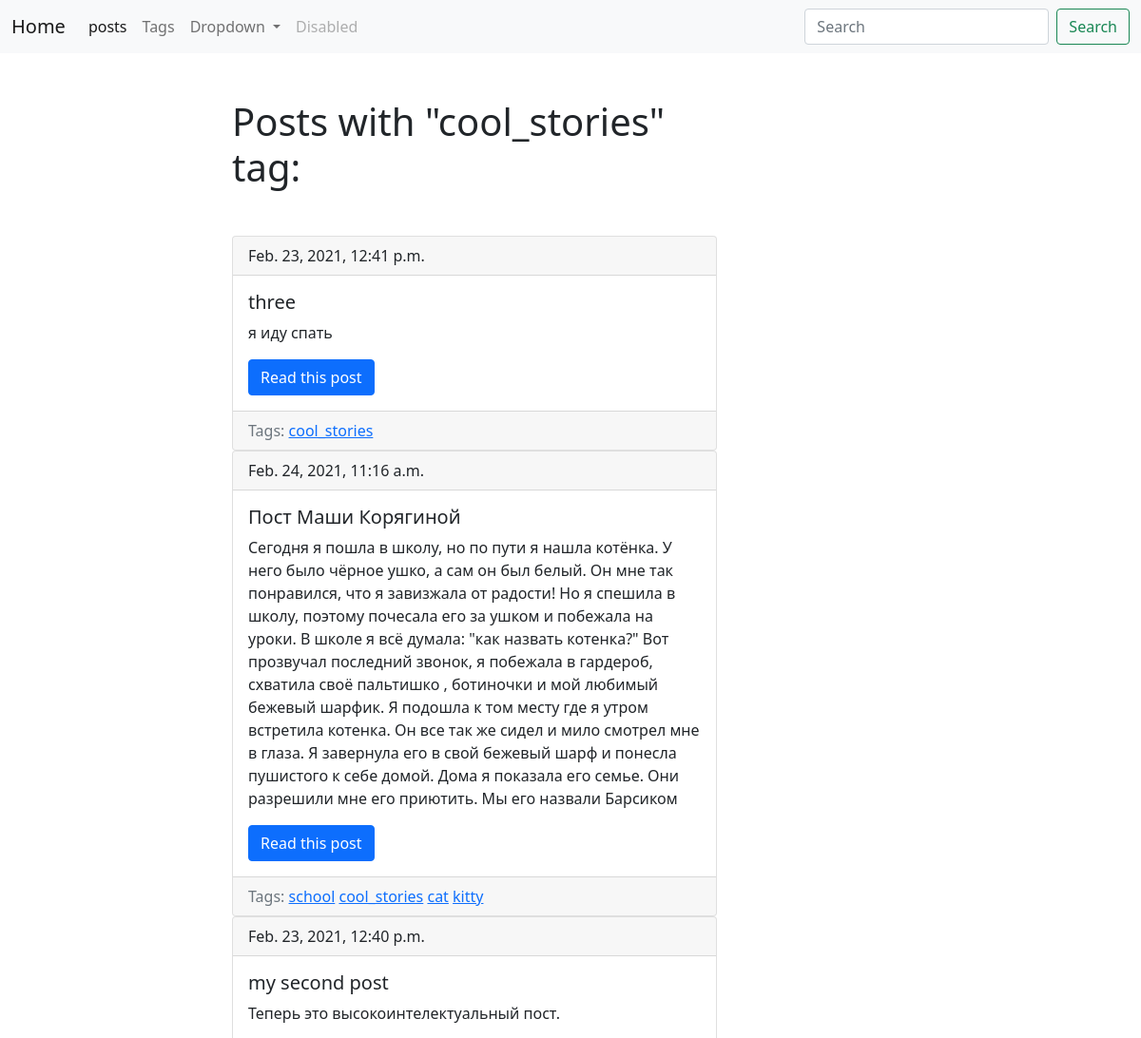
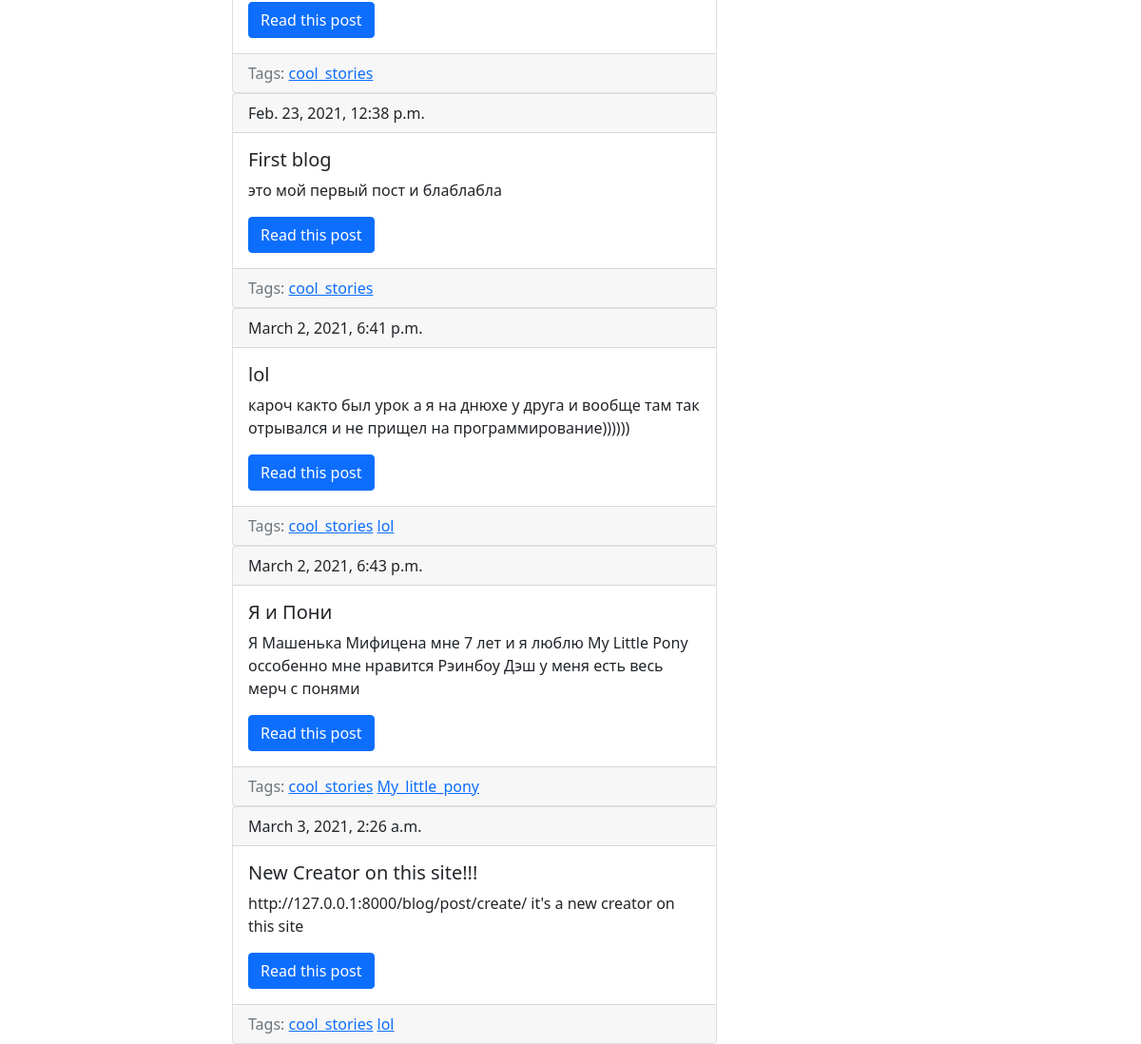
Screenshot of /blog/tags/cool_stories/ with the database file from the repository (2 pictures, top to bottom).
### blog/models.py (models this page shows, shortened)
class Tag(models.Model):
    title=models.CharField(max_length=50,db_index=True)
    slug=models.SlugField(max_length=50,unique=True)
    def get_absolute_url(self):
         return reverse('tag_detail_url', kwargs={'slug': self.slug})

class Post(models.Model):
    title=models.CharField(max_length=150,db_index=True)
    slug=models.SlugField(max_length=150,unique=True,blank=True)
    body=models.TextField(blank=True,db_index=True)
    tags=models.ManyToManyField('Tag',blank=True, related_name='posts')
    date_pub=models.DateTimeField(auto_now_add=True)
    def get_absolute_url(self):
        return reverse('post_detail_url', kwargs={'slug': self.slug})

### blog/views.py (the view)
# urls.py: path('tags/<str:slug>/', TagDetail.as_view(), name='tag_detail_url'),
class TagDetail(ObjectDetailMixin, View):
    model = Tag
    template =  'blog/tag_detail.html'

### blog/utils.py (called while the page is built)
    def get(self,request,slug):
        object = get_object_or_404(self.model,slug__iexact=slug)
        return render(request, self.template , context={self.model.__name__.lower(): object})

### blog/templates/blog/tag_detail.html (shortened to what this page needs)
{%extends 'blog/base_blog.html'%}
{%block content%}
<h1 class="mb-5">Posts with "{{ tag.title }}" tag:</h1>
    {% for post in tag.posts.all %}
 <div class="card">
  <div class="card-header">
      {{post.date_pub}}
  </div>
  <div class="card-body">
    <h5 class="card-title">{{post.title}}</h5>
    <p class="card-text">{{post.body}}</p>
    <a href="{{post.get_absolute_url}}" class="btn btn-primary">Read this post</a>
  </div>
        <div class="card-footer text-muted" >
           Tags:
           {% for tag in post.tags.all %}
           <a href="{{tag.get_absolute_url}}">{{tag.title}}</a>
           {%endfor%}
        </div>
</div>
    {% endfor %}
{%endblock%}

### blog/templates/blog/base_blog.html
{%extends 'base.html'%}

### templates/base.html (shortened to what this page needs)
<!DOCTYPE html>
<html lang="en">
<head>
    <link href="https://cdn.jsdelivr.net/npm/bootstrap@5.0.0-beta2/dist/css/bootstrap.min.css" rel="stylesheet">
</head>
<body>
<nav class="navbar navbar-expand-lg navbar-light bg-light">
  <div class="container-fluid">
    <a class="navbar-brand" href="#">Home</a>
    <div class="collapse navbar-collapse" id="navbarSupportedContent">
      <ul class="navbar-nav me-auto mb-2 mb-lg-0">
        <li class="nav-item">
          <a class="nav-link active" aria-current="page" href="{% url 'posts_list_url' %}">posts</a>
        </li>
        <li class="nav-item">
          <a class="nav-link" href="{% url 'tags_list_url' %}">Tags</a>
        </li>
        <li class="nav-item dropdown">
          <a class="nav-link dropdown-toggle" href="#" id="navbarDropdown" role="button" data-bs-toggle="dropdown" aria-expanded="false">
            Dropdown
          </a>
        </li>
        <li class="nav-item">
          <a class="nav-link disabled" href="#" tabindex="-1" aria-disabled="true">Disabled</a>
        </li>
      </ul>
      <form class="d-flex" action="{% url 'posts_list_url'%}">
        <input class="form-control me-2" type="search" placeholder="Search" aria-label="Search" name="search">
        <button class="btn btn-outline-success" type="submit">Search</button>
      </form>
    </div>
  </div>
</nav>
<div class="container mt-5">
  <div class="container row">
    <div class="container col-6 offset-md-2">
{% block content%}{% endblock %}
      </div>
    </div>
  </div>
</body>
</html>

### rows the page displays
Tag: title "cool_stories"
Post: date_pub "Feb. 23, 2021, 12:41 p.m.", title "three", body "я иду спать"
Post: date_pub "Feb. 24, 2021, 11:16 a.m.", title "Пост Маши Корягиной", body "Сегодня я пошла в школу, но по пути я нашла котёнка. У него было чёрное ушко, а сам он был белый. Он мне так понравился, что я завизжала от радости! Но я спешила в школу, поэтому почесала его за ушком и побежала на уроки. В школе я всё думала: \"как назвать котенка?\" Вот прозвучал последний звонок, я побежала в гардероб, схватила своё пальтишко , ботиночки и мой любимый бежевый шарфик. Я подошла к том месту где я утром встретила котенка. Он все так же сидел и мило смотрел мне в глаза. Я завернула его в свой бежевый шарф и понесла пушистого к себе домой. Дома я показала его семье. Они разрешили мне его приютить. Мы его назвали Барсиком"
Tag: title "school"
Tag: title "cat"
Tag: title "kitty"
Post: date_pub "Feb. 23, 2021, 12:40 p.m.", title "my second post", body "Теперь это высокоинтелектуальный пост."
Post: date_pub "Feb. 23, 2021, 12:38 p.m.", title "First blog", body "это мой первый пост и блаблабла"
Post: date_pub "March 2, 2021, 6:41 p.m.", title "lol", body "кароч както был урок а я на днюхе у друга и вообще там так отрывался и не прищел на программирование))))))"
Tag: title "lol"
Post: date_pub "March 2, 2021, 6:43 p.m.", title "Я и Пони", body "Я Машенька Мифицена мне 7 лет и я люблю My Little Pony оссобенно мне нравится Рэинбоу Дэш у меня есть весь мерч с понями"
Tag: title "My_little_pony"
Post: date_pub "March 3, 2021, 2:26 a.m.", title "New Creator on this site!!!", body "http://127.0.0.1:8000/blog/post/create/ it's a new creator on this site"
